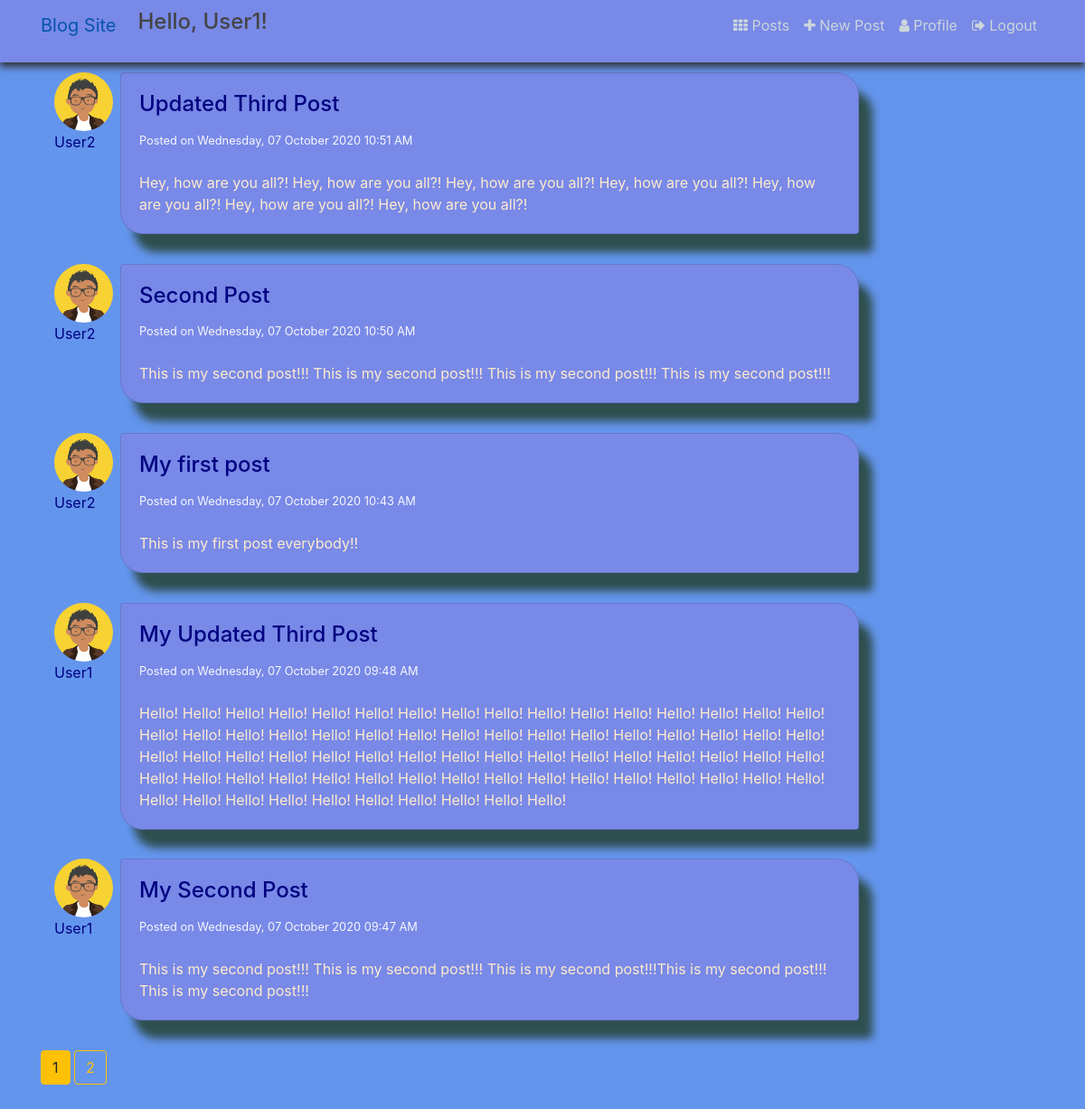
/allpost (signed in), run on an earlier commit of the app's database.
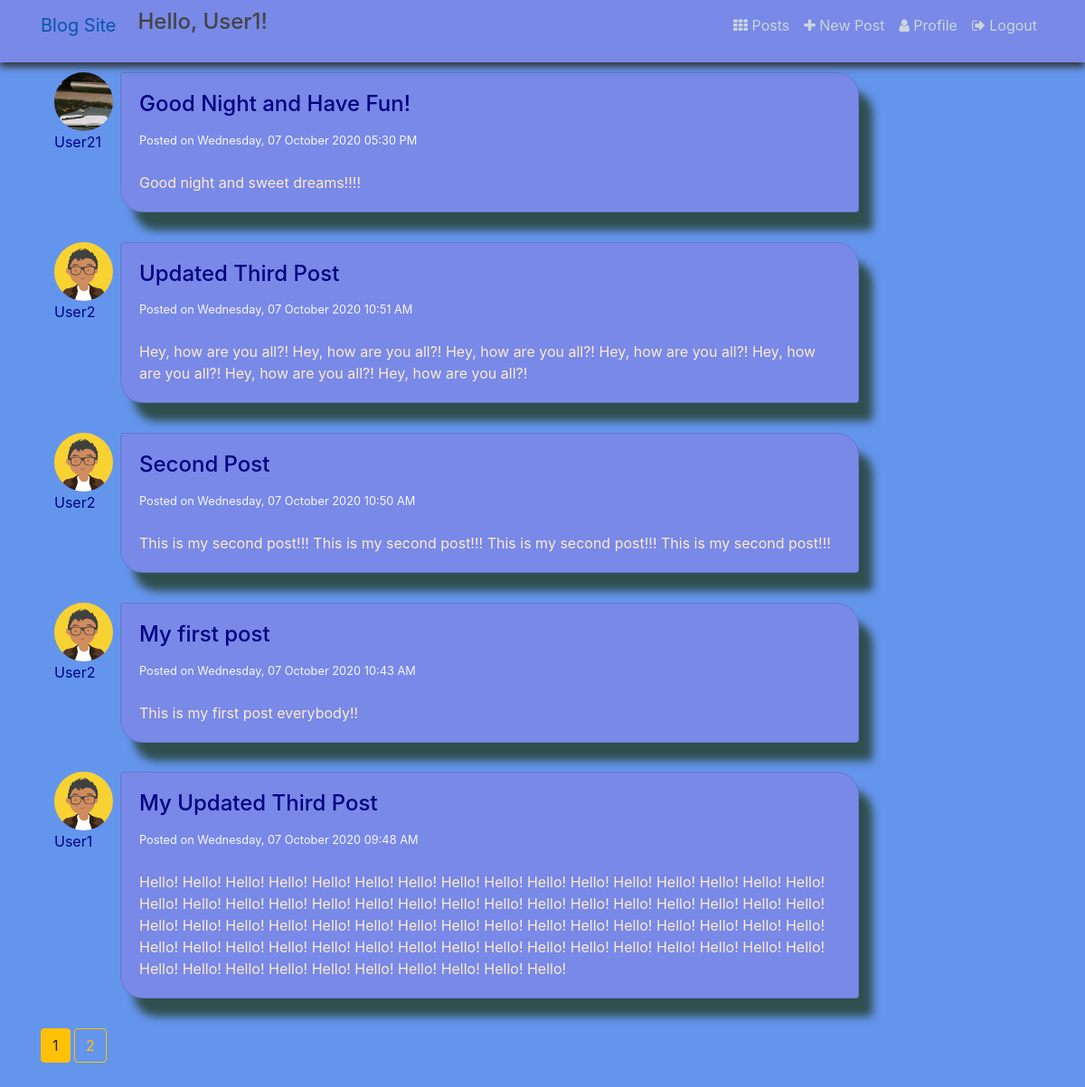
And on a later commit of the database.
### flaskblog/models.py (models this page shows, shortened)
class User(db.Model, UserMixin):
    id = db.Column(db.Integer, primary_key=True)
    username = db.Column(db.String(20), unique=True, nullable=False)
    email = db.Column(db.String(120), unique=True, nullable=False)
    image_file = db.Column(db.String(20), nullable=False, default='default.png')
    password = db.Column(db.String(60), nullable=False)
    posts = db.relationship('Post', backref='author', lazy=True)

class Post(db.Model):
    id = db.Column(db.Integer, primary_key=True)
    title = db.Column(db.String(100), nullable=False)
    date_posted = db.Column(db.DateTime, nullable=False, default=datetime.utcnow)
    content = db.Column(db.Text, nullable=False)
    user_id = db.Column(db.Integer, db.ForeignKey('user.id'), nullable=False)

### flaskblog/posts/routes.py (the view)
@posts.route("/allpost")
@login_required
def allpost():
    page = request.args.get('page', 1, type=int)
    posts = Post.query.order_by(Post.date_posted.desc()).paginate(page=page, per_page=5)
    return render_template('allpost.html', posts=posts)

### flaskblog/models.py (called while the page is built)
@login_manager.user_loader
def load_user(user_id):
    return User.query.get(int(user_id))

### flaskblog/templates/allpost.html (shortened to what this page needs)
{% extends "layout.html" %}
{% block content %}
  {% for post in posts.items %}
  <div class="container" style="display: flex;">
    <article class="media" style="display: flex; flex-direction: column;">
      <img class="rounded-circle article-img" style="margin-right: 8px;" src="{{ url_for('static', filename='profile_pics/' + post.author.image_file) }}">
      <a href="{{ url_for('users.user_posts', username=post.author.username) }}" id="author">{{ post.author.username }}</a>
    </article>
    <div class="card" style="margin-bottom: 20px;">
      <div class="card-body">
        <h4 class="card-title"><a class="title" href="{{ url_for('posts.post', post_id=post.id) }}">{{ post.title }}</a></h4>
        <small>Posted on {{ post.date_posted.strftime('%A, %d %B %Y %I:%M %p') }}</small>
        <br>
        <br>
        <p class="card-text">{{ post.content }}</p>
      </div>
    </div>
  </div>
  {% endfor %}
  {% for page_num in posts.iter_pages(left_edge=1, right_edge=1, left_current=1, right_current=2) %}
    {% if page_num %}
      {% if posts.page == page_num %}
        <a class="btn btn-warning mb-4" href="{{ url_for('posts.allpost', page=page_num) }}">{{ page_num }}</a>
      {% else %}
        <a class="btn btn-outline-warning mb-4" href="{{ url_for('posts.allpost', page=page_num) }}">{{ page_num }}</a>
      {% endif %}
    {% else %}
      ...
    {% endif %}
  {% endfor %}
{% endblock content %}

### flaskblog/templates/layout.html (shortened to what this page needs)
<!DOCTYPE html>
<html>
<head>
    <link rel="stylesheet" href="https://maxcdn.bootstrapcdn.com/bootstrap/4.0.0/css/bootstrap.min.css">
    <link rel="stylesheet" href="https://cdnjs.cloudflare.com/ajax/libs/font-awesome/4.7.0/css/font-awesome.min.css">
    <link rel="stylesheet" type="text/css" href="{{ url_for('static', filename='main.css') }}">
</head>
<body style="background: cornflowerblue;">
    <header class="site-header">
      <nav class="navbar navbar-expand-md navbar-dark fixed-top" style="background-color: rgb(120, 137, 231); box-shadow: 0px 5px 8px;">
        <div class="container">
          <a class="navbar-brand mr-4" href="/" style="color: rgb(7, 85, 173);">Blog Site</a>
          {% if current_user.is_authenticated %}
            <h4>Hello, {{ current_user.username }}!</h4>
          {% endif %}
          <div class="collapse navbar-collapse" id="navbarToggle" style="justify-content: flex-end;">
            <div class="navbar-nav">
              {% if current_user.is_authenticated %}
                <a class="nav-item nav-link" href="{{ url_for('posts.allpost') }}"><i class="fa fa-th"></i> Posts</a>
                <a class="nav-item nav-link" href="{{ url_for('posts.new_post') }}"><i class="fa fa-plus"></i> New Post</a>
                <a class="nav-item nav-link" href="{{ url_for('users.account') }}"><i class="fa fa-user"></i> Profile</a>
                <a class="nav-item nav-link" href="{{ url_for('users.logout') }}"><i class="fa fa-sign-out"></i> Logout</a>
              {% else %}
                <a class="nav-link nav-item" href="{{ url_for('users.login') }}"><i class="fa fa-sign-in"></i> Login</a>
                <a class="nav-link nav-item" href="{{ url_for('users.register') }}"><i class="fa fa-check-square-o"></i> Register</a>
              {% endif %}
            </div>
          </div>
        </div>
      </nav>
    </header>
    <main role="main" class="container">
      <div class="row">
        <div class="col-md-10">
          {% block content %}{% endblock %}
        </div>
      </div>
    </main>
</body>
</html>

### flaskblog/static/main.css (style rules this page uses)
body { background: #fafafa; color: #333333; margin-top: 5rem; }
h1, h2, h3, h4, h5, h6 { color: #444444; }
.site-header .navbar-nav .nav-link { color: #cbd5db; }
.article-img { height: 65px; width: 65px; margin-right: 16px; }

### flaskblog/templates/allpost.html (style rules this page uses)
.container { margin-bottom: 0.8rem; }
.card { border-top-right-radius: 25px; border-bottom-left-radius: 25px; background-color: rgb(120, 137, 231); box-shadow: 15px 20px 10px darkslategray; width: 92%; }
a { color: navy; }
small { color: ghostwhite; }
p { color: blanchedalmond; }

What changed in the data, as far as the page shows it:
no longer on this page (row unchanged): Post: image_file (placeholder picture), author.username "User1", title "My Second Post", date_posted "Wednesday, 07 October 2020 09:47 AM", content "This is my second post!!! This is my second post!!! This is my second post!!!This is my second post!!! This is my second post!!!"
added Post: image_file (picture), author.username "User21", title "Good Night and Have Fun!", date_posted "Wednesday, 07 October 2020 05:30 PM", content "Good night and sweet dreams!!!!"
